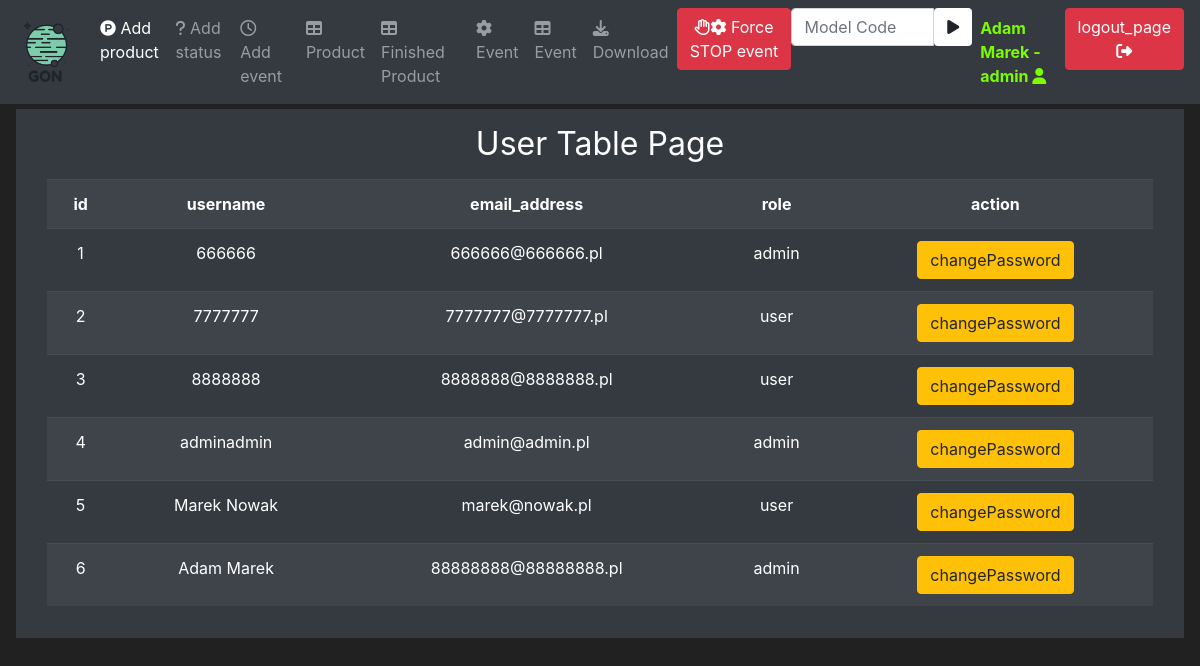
The page /userTable (signed in) on the database its author committed.
### mainApp/models/user.py (models this page shows, shortened)
class User(UserMixin, db.Model):
    id = db.Column(db.Integer, primary_key=True, unique=True)
    username = db.Column(db.String(100), unique=True)
    password_hash = db.Column(db.String())
    email_address = db.Column(db.String())
    role = db.Column(db.Integer)

### mainApp/auth/auth.py (the view, shortened to what this page needs)
@app.route('/userTable', methods=['GET', 'POST'])
@login_required
@admin_check
def user_table_page():
    form = ChangePassword()
    if form.errors != {}:  # validation errors
        for err_msg in form.errors.values():
            flash(
                f'There was an error with creating a user: {err_msg}', category='danger')
    users = User.query.all()
    return render_template('userTable.html', users=users, form=form)

### mainApp/auth/forms.py
class ChangePassword(FlaskForm):
    userID = HiddenField(label='userID:')
    password1 = PasswordField(label='Password:', validators=[
                              Length(min=6), DataRequired()])
    password2 = PasswordField(label='Confirm Password:', validators=[
                              EqualTo('password1'), DataRequired()])
    submit = SubmitField(label=gettext('Submit'))

### mainApp/auth/auth.py (called while the page is built)
def admin_check(func):
    @wraps(func)
    def wrapper(*args, **kwargs):
        if current_user.is_anonymous:
            return redirect(url_for('login_page'))
        elif current_user.role == "admin":
            print("you are admin")
        else:
            flash(f'You are not admin!', category='danger')
            return render_template('404.html')
        return func(*args, **kwargs)
    return wrapper

### mainApp/models/user.py (called while the page is built)
@login_manager.user_loader
def load_user(user_id):
    return User.query.get(int(user_id))

### mainApp/templates/userTable.html (shortened to what this page needs)
{% extends 'base.html' %}
{% block content %}
<div class="text-center">
    <h1 class="h2 mb-3 font-weight-normal">{{ _('User Table Page')}}</h1>
    <div class="container">
        <div class="table-responsive">
            <table class="table table-striped table-dark" style="width: 100%">
                <tr>
                    <th>id</th>
                    <th>username</th>
                    <th>email_address</th>
                    <th>role</th>
                    <th>action</th>
                </tr>
                {% for user in users %}
                <tr>
                    <td>{{user.id}}</td>
                    <td>{{user.username}}</td>
                    <td>{{user.email_address}}</td>
                    <td>{{user.role}}</td>
                    <td>
                        <div class="btn-group">
                        <button class="btn btn-outline btn-warning" data-toggle="modal"
                            data-target="#Modal-changePassword-{{user.id}}">changePassword </button>
                        </div>
                    </td>
                </tr>
                {% endfor %}
            </table>
        </div>
    </div>
</div>
{% endblock %}

### mainApp/templates/base.html (shortened to what this page needs)
<!doctype html>
<html lang="en">
<head>
   <link rel="stylesheet" href="https://cdn.jsdelivr.net/npm/bootstrap@4.5.3/dist/css/bootstrap.min.css"
>
   <link rel="stylesheet" href="https://cdnjs.cloudflare.com/ajax/libs/font-awesome/4.7.0/css/font-awesome.min.css">
</head>
<body>
   <nav class="navbar navbar-expand-md navbar-dark bg-dark fixed-top">
      <a class="navbar-brand" href="{{url_for('home_page')}}"><img src="/static/LogoBIG.png" alt="..." height="60"
            class="d-inline-block"></a>
      <div class="collapse navbar-collapse" id="navbarNav">
         <ul class="navbar-nav mr-auto">
            {% if current_user.role == "admin"%}
            <li class="nav-item active">
               <a class="nav-link" href="{{url_for('product_page')}}"><i class='fa fa-product-hunt'></i> {{ _('Add product')}}</a>
            </li>
            <li class="nav-item">
               <a class="nav-link" href="{{url_for('status_page')}}"><i class='fa fa-question'></i> {{ _('Add status')}}</a>
            </li>
            <li class="nav-item">
               <a class="nav-link" href="{{url_for('event_page')}}"><i class='fa fa-clock-o'></i> {{ _('Add event')}}</a>
            </li>
            <li class="nav-item">
               <a class="nav-link" href="{{url_for('product_table_page')}}"><i class='fa fa-table'></i> {{ _('Product')}}</a>
            </li>
            {% endif %}
            <li class="nav-item">
               <a class="nav-link" href="{{url_for('product_finished_table_page')}}"><i class='fa fa-table'></i> {{ _('Finished Product')}}</a>
            </li>
            <li class="nav-item">
               <a class="nav-link" href="{{url_for('event_start_stop_page')}}"><i class='fa fa-cog'></i>
                  {{ _('Event')}}</a>
            </li>
            {% if current_user.role == "admin"%}
            <li class="nav-item">
               <a class="nav-link" href="{{url_for('event_table_page')}}"><i class='fa fa-table'></i> {{ _('Event')}}</a>
            </li>
            <li class="nav-item">
               <a class="nav-link" href="{{url_for('download_report_page')}}"><i class="fa fa-download"></i>
                  {{ _('Download')}}</a>
            </li>
            {% endif %}
            {% if openStatuses == 0%}
            <li class="nav-item">
               <a class="btn btn-secondary navbar-btn" href="#"><i class='fa fa-cog'></i>
                  No open event</a>
            </li>
            {% else %}
            <li class="nav-item">
               <a class="btn btn-danger navbar-btn" href="{{url_for('event_all_stop_page')}}"><i class='fa fa-hand-paper-o'></i><i class='fa fa-cog fa-spin'></i>
                  {{ _('Force STOP')}} {{openStatuses}} {{ _('event')}}</a>
            </li>
            {% endif %}
            {% if current_user.is_authenticated %}
            <form method="POST" class="navbar-form navbar-left" action="{{url_for('active_product_page')}}">
               <div class="input-group">
                  <input type="text" class="form-control" placeholder="Model Code" name="modelCode" autofocus="autofocus">
                  <div class="input-group-btn">
                     <button class="btn btn-default bg-white" type="submit">
                        <i class="fa fa-play"></i>
                     </button>
                  </div>
               </div>
            </form>
            {% endif %}
         </ul>
         {% if current_user.is_authenticated %}
         <ul class="navbar-nav">
            <li class="nav-item">
               <a class="nav-link" style="color: lawngreen; font-weight: bold" href="#">{{current_user.username}}
                   - {{ current_user.role }} <i class='fa fa-user'></i></a>
            </li>
            <li class="nav-item">
               <a class="btn btn-danger navbar-btn" href="{{url_for('logout_page')}}">{{ _('logout_page')}} <i
                     class='fa fa-sign-out'></i></a>
            </li>
         </ul>
         {% endif %}
      </div>
   </nav>
   <br>
   <div class="position-relative overflow-hidden p-3 p-md-3 m-md-3 text-center bg-dark" style="color:white">
      {% block content %}
      {% endblock %}
   </div>
</body>
</html>

### mainApp/templates/base.html (style rules this page uses)
body { background-color: #212121; color: white }

### rows shown on the page
User: username "Adam Marek", role "admin", id "6", email_address "88888888@88888888.pl"
User: id "1", username "666666", email_address "666666@666666.pl", role "admin"
User: id "2", username "7777777", email_address "7777777@7777777.pl", role "user"
User: id "3", username "8888888", email_address "8888888@8888888.pl", role "user"
User: id "4", username "adminadmin", email_address "admin@admin.pl", role "admin"
User: id "5", username "Marek Nowak", email_address "marek@nowak.pl", role "user"
